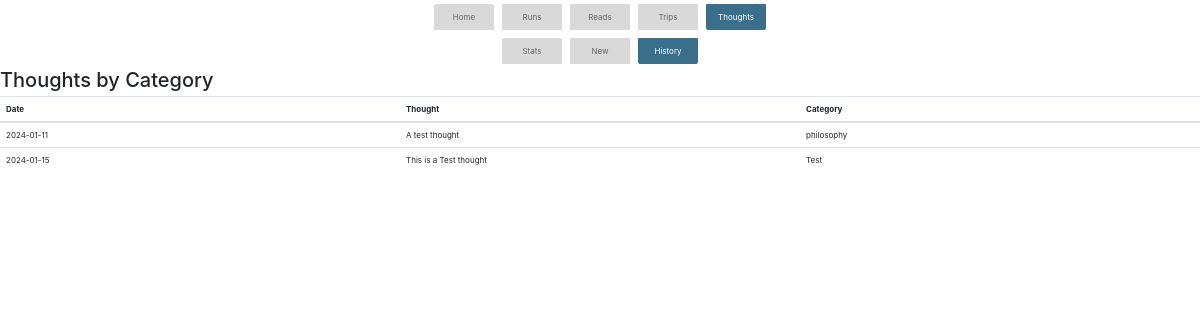
Before: /thoughts/history with the older database file.
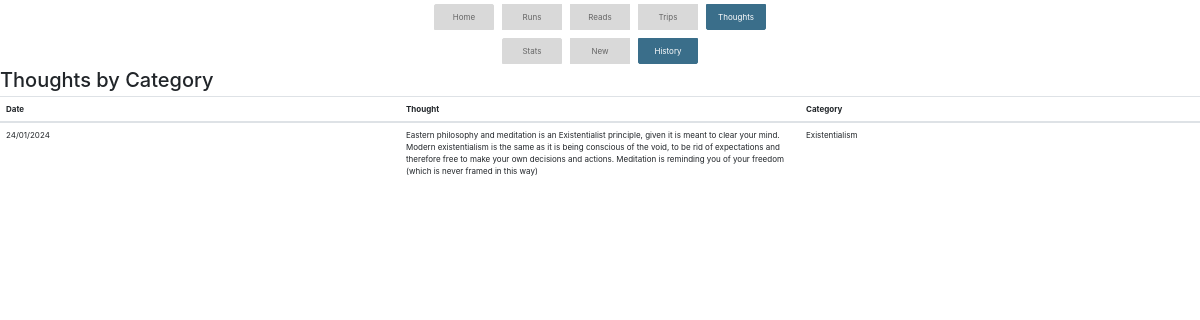
After: the same page with the newer database file.
### app.py (models this page shows)
class Thoughts(db.Model):
    id = db.Column(db.Integer, primary_key=True)
    thought = db.Column(db.String(1000))
    category = db.Column(db.String(200))
    date_added = db.Column(db.String(20))

### app.py (the view)
@app.route('/thoughts/history', methods=['GET', 'POST'])
def thoughts_history():
    thoughts = Thoughts.query.all()
    return render_template('thoughts_history.html',thoughts=thoughts)

### templates/thoughts_history.html (shortened to what this page needs)
{% extends 'base.html' %}
{% block content %}
{% include 'base_thoughts.html' %}
        <h1>Thoughts by Category</h1>
        <table class="table override_table">
            <thead>
                <tr>
                    <th>Date</th>
                    <th>Thought</th>
                    <th>Category</th>
                </tr>
            </thead>
            <tbody>
                {% for thought in thoughts %}
                    <tr>
                        <td>{{ thought.date_added }}</td>
                        <td>{{ thought.thought }}</td>
                        <td>{{ thought.category }}</td>
                    </tr>
                {% endfor %}
            </tbody>
        </table>
    {% endblock %}

### templates/base.html (shortened to what this page needs)
<!DOCTYPE html>
<html lang="en">
<head>
    <link rel="stylesheet" href="{{ url_for('static', filename='bootstrap.min.css') }}">
    <link rel="stylesheet" href="{{ url_for('static', filename='my_override_style.css') }}">
</head>
<body>
    <div class="d-flex justify-content-center">
        <nav>
        <ul class="list-group d-flex flex-row">
            <li class="m-2 list-group-item {% if request.endpoint == 'index' %}active{% endif %}"><a href="{{ url_for('index') }}">Home</a></li>
            <li class="m-2 list-group-item {% if 'runs' in request.endpoint %}active{% endif %}"><a href="{{ url_for('runs_stats') }}">Runs</a></li>
            <li class="m-2 list-group-item {% if 'reads' in request.endpoint %}active{% endif %}"><a href="{{ url_for('reads_stats') }}">Reads</a></li>
            <li class="m-2 list-group-item {% if 'trips' in request.endpoint %}active{% endif %}"><a href="{{ url_for('trips_stats') }}">Trips</a></li>
            <li class="m-2 list-group-item {% if 'thoughts' in request.endpoint %}active{% endif %}"><a href="{{ url_for('thoughts_stats') }}">Thoughts</a></li>
        </ul>
        </nav>
    </div>
    <div>
        {% block content %}{% endblock %}
    </div>
</body>
</html>

### templates/base_thoughts.html
<div class="d-flex justify-content-center">
    <ul class="list-group d-flex flex-row">
        <li class="list-group-item m-2 {% if 'stats' in request.endpoint %}active{% endif %}"><a href="{{ url_for('thoughts_stats') }}">Stats</a></li>
        <li class="list-group-item m-2 {% if 'new' in request.endpoint %}active{% endif %}"><a href="{{ url_for('thoughts_new') }}">New</a></li>
        <li class="list-group-item m-2 {% if 'history' in request.endpoint %}active{% endif %}"><a href="{{ url_for('thoughts_history') }}">History</a></li>
    </ul>
</div>

### static/my_override_style.css (style rules this page uses)
* { font-size: 6pt; }
.override_table { table-layout: fixed; }
.trips_stats_table th, td { width: 16.7%; }
ul { list-style: none; }
li { width: 60px; text-align: center; }
.list-group-item.active { background-color: #3A6E8A; color: white; border-color: #3A6E8A; }
.list-group-item.active a { background-color: #3A6E8A; color: white; border-color: #3A6E8A; }
.list-group-item { background-color: #D9D9D9; color: #666666; border-color: #D9D9D9; }
.list-group-item a { background-color: #D9D9D9; color: #666666; border-color: #D9D9D9; }

Changed rows visible on the page:
removed Thoughts: date_added "2024-01-11", thought "A test thought", category "philosophy"
removed Thoughts: date_added "2024-01-15", thought "This is a Test thought", category "Test"
added Thoughts: date_added "24/01/2024", thought "Eastern philosophy and meditation is an Existentialist principle, given it is meant to clear your mind. Modern existentialism is the same as it is being conscious of the void, to be rid of expectations and therefore free to make your own decisions and actions. Meditation is reminding you of your freedom (which is never framed in this way)", category "Existentialism"
